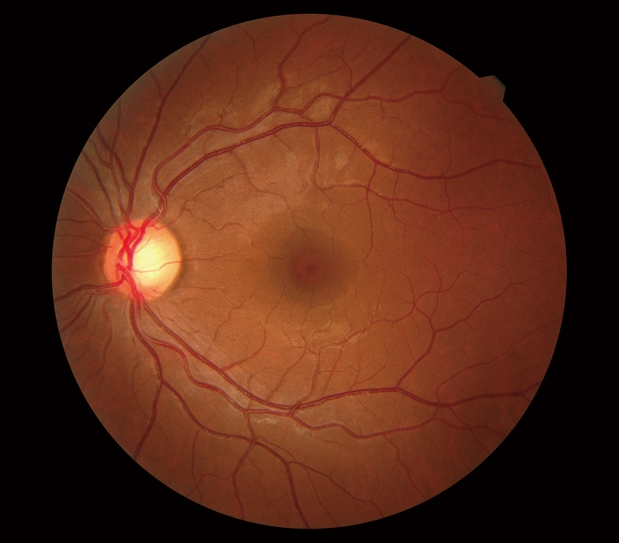
%> input picture Retinal Scan Work/retina_scan.jpg, 619 x 543 px
$ octave BrightRegionProcessingMACULA.m   (GNU Octave 9; MATLAB toolbox functions it lacks are replaced by stand-ins)
%> lines starting %> are read from the running program, lines starting %| are printed output that depends on the picture; in (x1, y1, x2, y2) boxes, pixels count from 0 and x2, y2 are one past the last pixel; in counts of white or black regions, pixels touching at a corner belong together; the program's own positions count from 1
I = imread('retina_scan.jpg');
%> I is the input picture: size 543x619x3 uint8; mean R, G, B 83.5, 39.5, 23.1
% Greyscaling it and then thresholding it
bw = im2bw(I, graythresh(I));
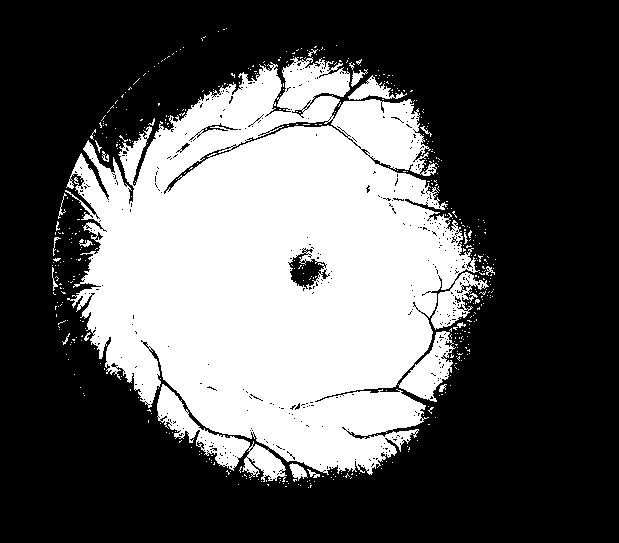
%> bw: size 543x619 logical; 35% white; 495 white regions (473 under 20 px), largest, box (x1, y1, x2, y2) and area: (65, 57, 489, 475) 110176, (157, 384, 287, 482) 3222, (398, 331, 456, 402) 1785
% Clean up the image a little
bw1 = bwareaopen(bw, 1);
L = bwlabel(bw1);
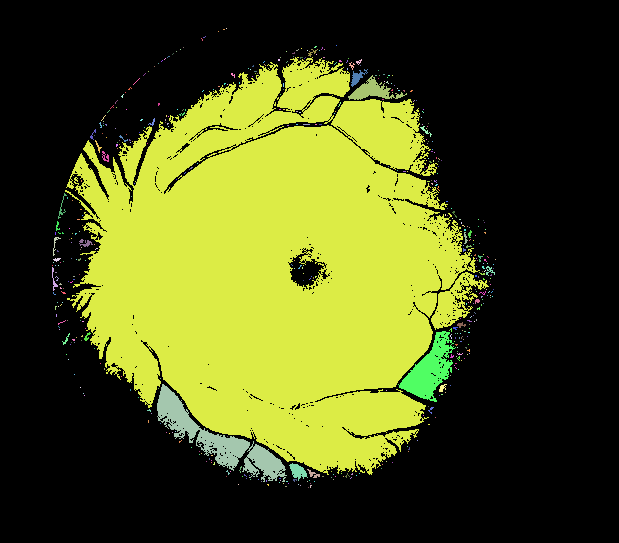
%> L: size 543x619 double; 496 distinct labels, from 0 to 495; one colour per label, 0 black
s = regionprops(L, 'pixelIdxList');
%> s = 495 items

% Initialize vector containing max values.
max_value = zeros(numel(s), 1);

% Loop over each labeled object, grabbing the gray scale pixel values using
% PixelIdxList and computing their maximum.
for k = 1:numel(s)
    max_value(k) = max(I(s(k).PixelIdxList));
end
%> after the loop, max_value = 495 values, max 255 at index 33, min 90 at index 151, mean 120.9

% Show all the maximum values as a bar chart.
bar(max_value)
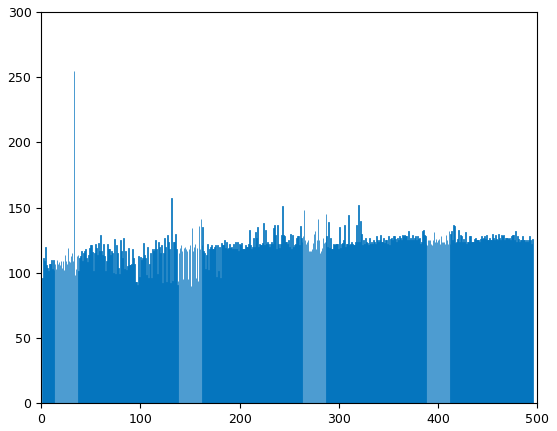
%> figure redrawn from the program's plot data; tallest bar 255 high, from x = 32.6 to 33.4

bright_objects = find(max_value > 200);
%> bright_objects = 33

imshow(ismember(L, bright_objects))
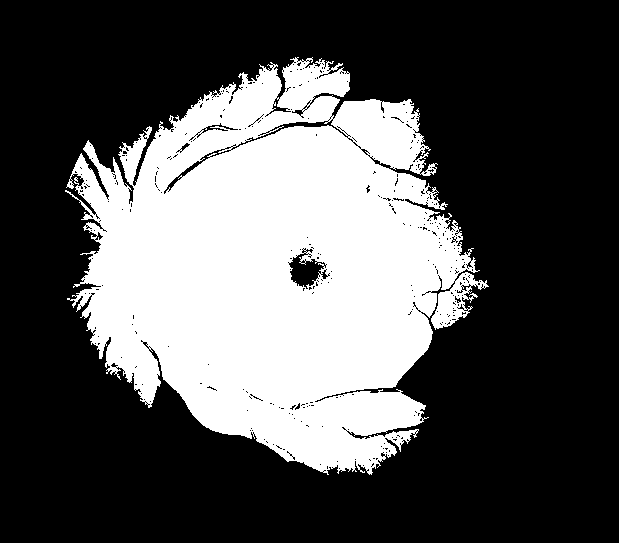
%> displayed picture: size 543x619 logical; 32.8% white; 1 white region, box (x1, y1, x2, y2) and area: (65, 57, 489, 475) 110176
